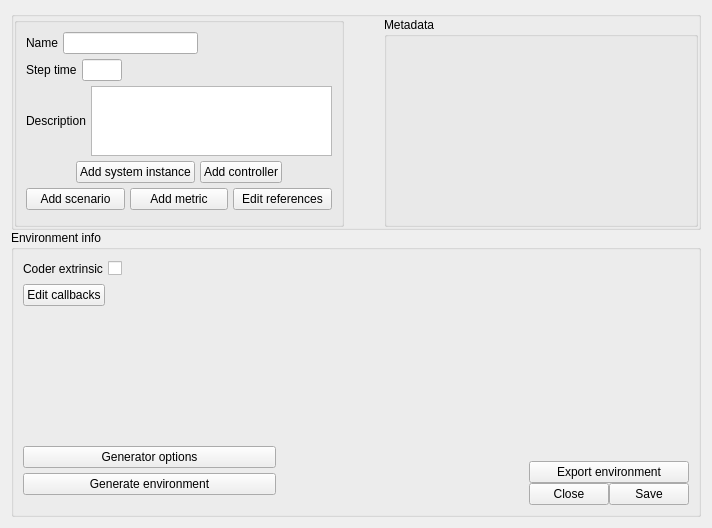
<?xml version="1.0" encoding="UTF-8"?>
<ui version="4.0">
 <class>Form</class>
 <widget class="QWidget" name="Form">
  <property name="geometry">
   <rect>
    <x>0</x>
    <y>0</y>
    <width>712</width>
    <height>528</height>
   </rect>
  </property>
  <property name="windowTitle">
   <string>Form</string>
  </property>
  <layout class="QVBoxLayout" name="verticalLayout_2">
   <item>
    <layout class="QVBoxLayout" name="verticalLayout" stretch="5,20">
     <property name="spacing">
      <number>0</number>
     </property>
     <item>
      <widget class="QGroupBox" name="groupBox">
       <property name="title">
        <string/>
       </property>
       <layout class="QHBoxLayout" name="horizontalLayout_3" stretch="0">
        <property name="spacing">
         <number>0</number>
        </property>
        <property name="leftMargin">
         <number>0</number>
        </property>
        <property name="topMargin">
         <number>0</number>
        </property>
        <property name="rightMargin">
         <number>0</number>
        </property>
        <property name="bottomMargin">
         <number>0</number>
        </property>
        <item>
         <layout class="QHBoxLayout" name="horizontalLayout_2" stretch="20,0,20">
          <property name="spacing">
           <number>0</number>
          </property>
          <item>
           <widget class="QGroupBox" name="groupBox_3">
            <property name="title">
             <string/>
            </property>
            <layout class="QHBoxLayout" name="horizontalLayout_4" stretch="50">
             <item>
              <layout class="QVBoxLayout" name="verticalLayout_3">
               <property name="spacing">
                <number>5</number>
               </property>
               <property name="leftMargin">
                <number>0</number>
               </property>
               <property name="rightMargin">
                <number>0</number>
               </property>
               <property name="bottomMargin">
                <number>5</number>
               </property>
               <item>
                <layout class="QHBoxLayout" name="horizontalLayout_5">
                 <item>
                  <widget class="QLabel" name="nameLabel">
                   <property name="text">
                    <string>Name</string>
                   </property>
                  </widget>
                 </item>
                 <item>
                  <widget class="QLineEdit" name="nameTxt">
                   <property name="maximumSize">
                    <size>
                     <width>150</width>
                     <height>16777215</height>
                    </size>
                   </property>
                  </widget>
                 </item>
                 <item>
                  <spacer name="horizontalSpacer_2">
                   <property name="orientation">
                    <enum>Qt::Horizontal</enum>
                   </property>
                   <property name="sizeHint" stdset="0">
                    <size>
                     <width>40</width>
                     <height>20</height>
                    </size>
                   </property>
                  </spacer>
                 </item>
                </layout>
               </item>
               <item>
                <layout class="QHBoxLayout" name="horizontalLayout_8">
                 <item>
                  <widget class="QLabel" name="label_7">
                   <property name="text">
                    <string>Step time</string>
                   </property>
                  </widget>
                 </item>
                 <item>
                  <widget class="QLineEdit" name="stepTimeTxt">
                   <property name="maximumSize">
                    <size>
                     <width>40</width>
                     <height>16777215</height>
                    </size>
                   </property>
                  </widget>
                 </item>
                 <item>
                  <spacer name="horizontalSpacer_11">
                   <property name="orientation">
                    <enum>Qt::Horizontal</enum>
                   </property>
                   <property name="sizeHint" stdset="0">
                    <size>
                     <width>40</width>
                     <height>20</height>
                    </size>
                   </property>
                  </spacer>
                 </item>
                </layout>
               </item>
               <item>
                <layout class="QHBoxLayout" name="horizontalLayout_7">
                 <item>
                  <widget class="QLabel" name="label_3">
                   <property name="text">
                    <string>Description</string>
                   </property>
                  </widget>
                 </item>
                 <item>
                  <widget class="QPlainTextEdit" name="descriptionTxt"/>
                 </item>
                </layout>
               </item>
               <item>
                <spacer name="verticalSpacer_4">
                 <property name="orientation">
                  <enum>Qt::Vertical</enum>
                 </property>
                 <property name="sizeHint" stdset="0">
                  <size>
                   <width>20</width>
                   <height>40</height>
                  </size>
                 </property>
                </spacer>
               </item>
               <item>
                <layout class="QHBoxLayout" name="horizontalLayout_17">
                 <property name="leftMargin">
                  <number>50</number>
                 </property>
                 <property name="topMargin">
                  <number>0</number>
                 </property>
                 <property name="rightMargin">
                  <number>50</number>
                 </property>
                 <item>
                  <widget class="QPushButton" name="addSystemInstanceBtn">
                   <property name="text">
                    <string>Add system instance</string>
                   </property>
                  </widget>
                 </item>
                 <item>
                  <widget class="QPushButton" name="addControllerBtn">
                   <property name="text">
                    <string>Add controller</string>
                   </property>
                  </widget>
                 </item>
                </layout>
               </item>
               <item>
                <layout class="QHBoxLayout" name="horizontalLayout_11">
                 <property name="topMargin">
                  <number>0</number>
                 </property>
                 <item>
                  <widget class="QPushButton" name="addScenarioBtn">
                   <property name="text">
                    <string>Add scenario</string>
                   </property>
                  </widget>
                 </item>
                 <item>
                  <widget class="QPushButton" name="addMetricBtn">
                   <property name="text">
                    <string>Add metric</string>
                   </property>
                  </widget>
                 </item>
                 <item>
                  <widget class="QPushButton" name="editReferencesBtn">
                   <property name="text">
                    <string>Edit references</string>
                   </property>
                  </widget>
                 </item>
                </layout>
               </item>
               <item>
                <spacer name="verticalSpacer_2">
                 <property name="orientation">
                  <enum>Qt::Vertical</enum>
                 </property>
                 <property name="sizeHint" stdset="0">
                  <size>
                   <width>20</width>
                   <height>40</height>
                  </size>
                 </property>
                </spacer>
               </item>
              </layout>
             </item>
            </layout>
           </widget>
          </item>
          <item>
           <spacer name="horizontalSpacer">
            <property name="orientation">
             <enum>Qt::Horizontal</enum>
            </property>
            <property name="sizeHint" stdset="0">
             <size>
              <width>40</width>
              <height>20</height>
             </size>
            </property>
           </spacer>
          </item>
          <item>
           <widget class="QGroupBox" name="metadataBox">
            <property name="title">
             <string>Metadata</string>
            </property>
            <layout class="QFormLayout" name="formLayout">
             <item row="0" column="0">
              <layout class="QFormLayout" name="metadataFormLayout"/>
             </item>
            </layout>
           </widget>
          </item>
         </layout>
        </item>
       </layout>
      </widget>
     </item>
     <item>
      <widget class="QGroupBox" name="groupBox_2">
       <property name="title">
        <string>Environment info</string>
       </property>
       <layout class="QHBoxLayout" name="horizontalLayout_9">
        <item>
         <layout class="QHBoxLayout" name="horizontalLayout_10" stretch="20,20,0">
          <property name="spacing">
           <number>0</number>
          </property>
          <property name="leftMargin">
           <number>0</number>
          </property>
          <item>
           <layout class="QVBoxLayout" name="verticalLayout_4">
            <property name="spacing">
             <number>5</number>
            </property>
            <property name="leftMargin">
             <number>0</number>
            </property>
            <property name="bottomMargin">
             <number>10</number>
            </property>
            <item>
             <layout class="QHBoxLayout" name="horizontalLayout_12">
              <item>
               <widget class="QLabel" name="label">
                <property name="text">
                 <string>Coder extrinsic</string>
                </property>
               </widget>
              </item>
              <item>
               <widget class="QCheckBox" name="coderExtrinsicCb">
                <property name="text">
                 <string/>
                </property>
               </widget>
              </item>
              <item>
               <spacer name="horizontalSpacer_5">
                <property name="orientation">
                 <enum>Qt::Horizontal</enum>
                </property>
                <property name="sizeHint" stdset="0">
                 <size>
                  <width>40</width>
                  <height>20</height>
                 </size>
                </property>
               </spacer>
              </item>
             </layout>
            </item>
            <item>
             <layout class="QHBoxLayout" name="horizontalLayout_16">
              <property name="topMargin">
               <number>0</number>
              </property>
              <item>
               <widget class="QPushButton" name="editCallbacksBtn">
                <property name="text">
                 <string>Edit callbacks</string>
                </property>
               </widget>
              </item>
              <item>
               <spacer name="horizontalSpacer_9">
                <property name="orientation">
                 <enum>Qt::Horizontal</enum>
                </property>
                <property name="sizeHint" stdset="0">
                 <size>
                  <width>40</width>
                  <height>20</height>
                 </size>
                </property>
               </spacer>
              </item>
             </layout>
            </item>
            <item>
             <spacer name="verticalSpacer">
              <property name="orientation">
               <enum>Qt::Vertical</enum>
              </property>
              <property name="sizeHint" stdset="0">
               <size>
                <width>20</width>
                <height>40</height>
               </size>
              </property>
             </spacer>
            </item>
            <item>
             <widget class="QPushButton" name="generatorOptionsBtn">
              <property name="text">
               <string>Generator options</string>
              </property>
             </widget>
            </item>
            <item>
             <widget class="QPushButton" name="generateEnvironmentBtn">
              <property name="text">
               <string>Generate environment</string>
              </property>
             </widget>
            </item>
           </layout>
          </item>
          <item>
           <spacer name="horizontalSpacer_7">
            <property name="orientation">
             <enum>Qt::Horizontal</enum>
            </property>
            <property name="sizeType">
             <enum>QSizePolicy::MinimumExpanding</enum>
            </property>
            <property name="sizeHint" stdset="0">
             <size>
              <width>20</width>
              <height>20</height>
             </size>
            </property>
           </spacer>
          </item>
          <item>
           <layout class="QVBoxLayout" name="verticalLayout_5">
            <property name="leftMargin">
             <number>0</number>
            </property>
            <item>
             <spacer name="verticalSpacer_3">
              <property name="orientation">
               <enum>Qt::Vertical</enum>
              </property>
              <property name="sizeHint" stdset="0">
               <size>
                <width>20</width>
                <height>40</height>
               </size>
              </property>
             </spacer>
            </item>
            <item>
             <layout class="QHBoxLayout" name="horizontalLayout_19">
              <property name="topMargin">
               <number>0</number>
              </property>
              <item>
               <widget class="QPushButton" name="exportBtn">
                <property name="text">
                 <string>Export environment</string>
                </property>
               </widget>
              </item>
             </layout>
            </item>
            <item>
             <layout class="QHBoxLayout" name="horizontalLayout_18">
              <property name="topMargin">
               <number>0</number>
              </property>
              <item>
               <widget class="QPushButton" name="closeBtn">
                <property name="text">
                 <string>Close</string>
                </property>
               </widget>
              </item>
              <item>
               <widget class="QPushButton" name="saveBtn">
                <property name="text">
                 <string>Save</string>
                </property>
               </widget>
              </item>
             </layout>
            </item>
           </layout>
          </item>
         </layout>
        </item>
       </layout>
      </widget>
     </item>
    </layout>
   </item>
   <item>
    <layout class="QHBoxLayout" name="horizontalLayout"/>
   </item>
  </layout>
 </widget>
 <resources/>
 <connections/>
</ui>
